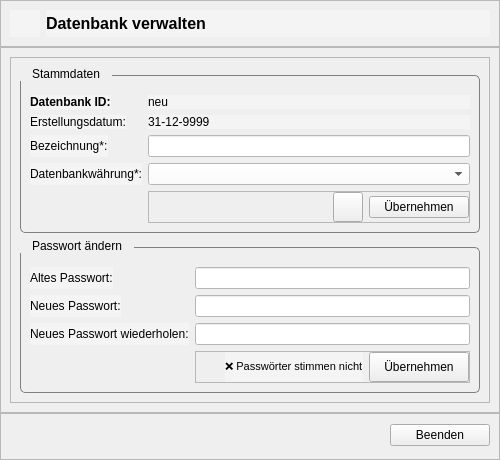
<?xml version="1.0" encoding="UTF-8"?>
<ui version="4.0">
 <class>DatabaseDialog</class>
 <widget class="QWidget" name="DatabaseDialog">
  <property name="geometry">
   <rect>
    <x>0</x>
    <y>0</y>
    <width>500</width>
    <height>460</height>
   </rect>
  </property>
  <property name="minimumSize">
   <size>
    <width>500</width>
    <height>460</height>
   </size>
  </property>
  <property name="maximumSize">
   <size>
    <width>500</width>
    <height>463</height>
   </size>
  </property>
  <property name="windowTitle">
   <string>Form</string>
  </property>
  <property name="styleSheet">
   <string notr="true">.dialog_frame {
		background: #F4F4F4;
	border: none;
}
.frame_header_dialog {
		background: #F4F4F4;
        border-bottom: 1px solid gray;
}
.label_h1, logo {
	background: #F4F4F4;
}

QTextEdit {
        background: white;
        color: black;
}
QDateEdit {
	background: white;
	color: black;
}
Spacer {
	background: #F4F4F4;
}
QLabel {
    color: black;
	background: #F4F4F4;
}
QGroupBox {
    border: 1px solid gray;
    border-radius: 5px;
    padding-top: 10px;
	margin-top: 8px;
}
QGroupBox::title {
	color: black;
    subcontrol-origin: margin;
    subcontrol-position: top left;
    padding: 0px 10px;
}
QComboBox, QAbstractItemView{
	color: black;
	background: white;
}
QComboBox::Items {
	color: black;
}
QLineEdit {
	color: black;
	background: white;
}

.pushButton_action {
        border: 1px solid rgb(170,0,0);
        border-radius: 8px;
        padding: 6px;
        color: rgb(170,0,0);
        font-weight: bold;
        font-size: 12px;
}
.pushButton_action::hover {
        background: rgb(170,0,0);
        color: white;
}
QListWidget::item:selected {
    background-color: lightblue;
	color: black;
}
</string>
  </property>
  <property name="class" stdset="0">
   <string>dialog_frame</string>
  </property>
  <layout class="QVBoxLayout" name="verticalLayout">
   <property name="spacing">
    <number>0</number>
   </property>
   <property name="leftMargin">
    <number>0</number>
   </property>
   <property name="topMargin">
    <number>0</number>
   </property>
   <property name="rightMargin">
    <number>0</number>
   </property>
   <property name="bottomMargin">
    <number>0</number>
   </property>
   <item>
    <widget class="QFrame" name="frame_header">
     <property name="maximumSize">
      <size>
       <width>16777215</width>
       <height>50</height>
      </size>
     </property>
     <property name="frameShape">
      <enum>QFrame::Shape::StyledPanel</enum>
     </property>
     <property name="frameShadow">
      <enum>QFrame::Shadow::Raised</enum>
     </property>
     <property name="class" stdset="0">
      <string>frame_header_dialog</string>
     </property>
     <layout class="QHBoxLayout" name="horizontalLayout">
      <item>
       <widget class="QLabel" name="lbl_logo">
        <property name="maximumSize">
         <size>
          <width>30</width>
          <height>30</height>
         </size>
        </property>
        <property name="toolTip">
         <string>PennyWise Logo</string>
        </property>
        <property name="statusTip">
         <string>PennyWise Logo</string>
        </property>
        <property name="whatsThis">
         <string>PennyWise Logo</string>
        </property>
        <property name="text">
         <string/>
        </property>
        <property name="pixmap">
         <pixmap resource="../resources/resources.qrc">:/logo/logo</pixmap>
        </property>
        <property name="scaledContents">
         <bool>true</bool>
        </property>
        <property name="class" stdset="0">
         <string>logo</string>
        </property>
       </widget>
      </item>
      <item>
       <widget class="QLabel" name="lbl_header">
        <property name="font">
         <font>
          <pointsize>12</pointsize>
          <bold>true</bold>
         </font>
        </property>
        <property name="text">
         <string>Datenbank verwalten</string>
        </property>
        <property name="class" stdset="0">
         <string>label_h1</string>
        </property>
       </widget>
      </item>
     </layout>
    </widget>
   </item>
   <item>
    <widget class="QFrame" name="frame_content">
     <property name="frameShape">
      <enum>QFrame::Shape::StyledPanel</enum>
     </property>
     <property name="frameShadow">
      <enum>QFrame::Shadow::Raised</enum>
     </property>
     <property name="class" stdset="0">
      <string>dialog_frame</string>
     </property>
     <layout class="QHBoxLayout" name="horizontalLayout_3">
      <item>
       <widget class="QFrame" name="frame_data">
        <property name="sizePolicy">
         <sizepolicy hsizetype="Preferred" vsizetype="Preferred">
          <horstretch>2</horstretch>
          <verstretch>0</verstretch>
         </sizepolicy>
        </property>
        <property name="frameShape">
         <enum>QFrame::Shape::StyledPanel</enum>
        </property>
        <property name="frameShadow">
         <enum>QFrame::Shadow::Raised</enum>
        </property>
        <property name="class" stdset="0">
         <string>dialog_frame</string>
        </property>
        <layout class="QVBoxLayout" name="verticalLayout_3">
         <item>
          <widget class="QGroupBox" name="groupBox_DbData">
           <property name="maximumSize">
            <size>
             <width>16777215</width>
             <height>16777215</height>
            </size>
           </property>
           <property name="title">
            <string>Stammdaten</string>
           </property>
           <layout class="QFormLayout" name="formLayout">
            <property name="verticalSpacing">
             <number>6</number>
            </property>
            <item row="1" column="0">
             <widget class="QLabel" name="label_2">
              <property name="text">
               <string>&lt;html&gt;&lt;head/&gt;&lt;body&gt;&lt;p&gt;&lt;span style=&quot; font-weight:700;&quot;&gt;Datenbank ID:&lt;/span&gt;&lt;/p&gt;&lt;/body&gt;&lt;/html&gt;</string>
              </property>
             </widget>
            </item>
            <item row="1" column="1">
             <widget class="QLabel" name="label_id">
              <property name="text">
               <string>neu</string>
              </property>
             </widget>
            </item>
            <item row="2" column="0">
             <widget class="QLabel" name="label">
              <property name="text">
               <string>Erstellungsdatum:</string>
              </property>
             </widget>
            </item>
            <item row="2" column="1">
             <widget class="QLabel" name="label_createdAt">
              <property name="text">
               <string>31-12-9999</string>
              </property>
             </widget>
            </item>
            <item row="3" column="0">
             <widget class="QLabel" name="label_4">
              <property name="text">
               <string>Bezeichnung*:</string>
              </property>
             </widget>
            </item>
            <item row="3" column="1">
             <widget class="QLineEdit" name="lineEdit_name">
              <property name="maxLength">
               <number>30</number>
              </property>
             </widget>
            </item>
            <item row="4" column="0">
             <widget class="QLabel" name="label_3">
              <property name="text">
               <string>Datenbankwährung*:</string>
              </property>
             </widget>
            </item>
            <item row="4" column="1">
             <widget class="QComboBox" name="comboBox_currency"/>
            </item>
            <item row="5" column="1">
             <widget class="QFrame" name="frame_dbActions">
              <property name="minimumSize">
               <size>
                <width>0</width>
                <height>30</height>
               </size>
              </property>
              <property name="frameShape">
               <enum>QFrame::Shape::StyledPanel</enum>
              </property>
              <property name="frameShadow">
               <enum>QFrame::Shadow::Raised</enum>
              </property>
              <property name="class" stdset="0">
               <string>dialog_frame</string>
              </property>
              <layout class="QHBoxLayout" name="horizontalLayout_4">
               <property name="leftMargin">
                <number>0</number>
               </property>
               <property name="topMargin">
                <number>0</number>
               </property>
               <property name="rightMargin">
                <number>0</number>
               </property>
               <property name="bottomMargin">
                <number>0</number>
               </property>
               <item>
                <spacer name="horizontalSpacer_2">
                 <property name="orientation">
                  <enum>Qt::Orientation::Horizontal</enum>
                 </property>
                 <property name="sizeHint" stdset="0">
                  <size>
                   <width>40</width>
                   <height>20</height>
                  </size>
                 </property>
                </spacer>
               </item>
               <item>
                <widget class="QPushButton" name="pushButton_database_delete">
                 <property name="minimumSize">
                  <size>
                   <width>30</width>
                   <height>30</height>
                  </size>
                 </property>
                 <property name="maximumSize">
                  <size>
                   <width>30</width>
                   <height>30</height>
                  </size>
                 </property>
                 <property name="cursor">
                  <cursorShape>PointingHandCursor</cursorShape>
                 </property>
                 <property name="toolTip">
                  <string>Datenbank löschen</string>
                 </property>
                 <property name="text">
                  <string/>
                 </property>
                 <property name="icon">
                  <iconset resource="../resources/resources.qrc">
                   <normaloff>:/icons/static/img/delete.svg</normaloff>:/icons/static/img/delete.svg</iconset>
                 </property>
                 <property name="class" stdset="0">
                  <string>pushButton_action</string>
                 </property>
                </widget>
               </item>
               <item>
                <widget class="QPushButton" name="pushButton_save">
                 <property name="minimumSize">
                  <size>
                   <width>100</width>
                   <height>0</height>
                  </size>
                 </property>
                 <property name="maximumSize">
                  <size>
                   <width>100</width>
                   <height>16777215</height>
                  </size>
                 </property>
                 <property name="cursor">
                  <cursorShape>PointingHandCursor</cursorShape>
                 </property>
                 <property name="toolTip">
                  <string>Änderungen speichern</string>
                 </property>
                 <property name="text">
                  <string>Übernehmen</string>
                 </property>
                 <property name="class" stdset="0">
                  <string>pushButton_action</string>
                 </property>
                </widget>
               </item>
              </layout>
             </widget>
            </item>
           </layout>
          </widget>
         </item>
         <item>
          <widget class="QGroupBox" name="groupBox_DbPassword">
           <property name="title">
            <string>Passwort ändern</string>
           </property>
           <layout class="QFormLayout" name="formLayout_2">
            <item row="0" column="0">
             <widget class="QLabel" name="label_6">
              <property name="text">
               <string>Altes Passwort:</string>
              </property>
             </widget>
            </item>
            <item row="0" column="1">
             <widget class="QLineEdit" name="lineEdit_passwordOld">
              <property name="maxLength">
               <number>30</number>
              </property>
              <property name="echoMode">
               <enum>QLineEdit::EchoMode::Password</enum>
              </property>
             </widget>
            </item>
            <item row="1" column="0">
             <widget class="QLabel" name="label_7">
              <property name="text">
               <string>Neues Passwort:</string>
              </property>
             </widget>
            </item>
            <item row="1" column="1">
             <widget class="QLineEdit" name="lineEdit_passwordNew">
              <property name="maxLength">
               <number>30</number>
              </property>
              <property name="echoMode">
               <enum>QLineEdit::EchoMode::Password</enum>
              </property>
             </widget>
            </item>
            <item row="2" column="0">
             <widget class="QLabel" name="label_8">
              <property name="text">
               <string>Neues Passwort wiederholen:</string>
              </property>
             </widget>
            </item>
            <item row="2" column="1">
             <widget class="QLineEdit" name="lineEdit_passwordNewRepeat">
              <property name="maxLength">
               <number>30</number>
              </property>
              <property name="echoMode">
               <enum>QLineEdit::EchoMode::Password</enum>
              </property>
             </widget>
            </item>
            <item row="3" column="1">
             <widget class="QFrame" name="frame_pwActions">
              <property name="minimumSize">
               <size>
                <width>0</width>
                <height>30</height>
               </size>
              </property>
              <property name="frameShape">
               <enum>QFrame::Shape::StyledPanel</enum>
              </property>
              <property name="frameShadow">
               <enum>QFrame::Shadow::Raised</enum>
              </property>
              <property name="class" stdset="0">
               <string>dialog_frame</string>
              </property>
              <layout class="QHBoxLayout" name="horizontalLayout_5">
               <property name="leftMargin">
                <number>0</number>
               </property>
               <property name="topMargin">
                <number>0</number>
               </property>
               <property name="rightMargin">
                <number>0</number>
               </property>
               <property name="bottomMargin">
                <number>0</number>
               </property>
               <item>
                <spacer name="horizontalSpacer_3">
                 <property name="orientation">
                  <enum>Qt::Orientation::Horizontal</enum>
                 </property>
                 <property name="sizeHint" stdset="0">
                  <size>
                   <width>40</width>
                   <height>20</height>
                  </size>
                 </property>
                </spacer>
               </item>
               <item>
                <widget class="QLabel" name="label_passwordsDoNotMatch">
                 <property name="text">
                  <string>&lt;html&gt;&lt;head/&gt;&lt;body&gt;&lt;p&gt;&lt;span style=&quot; font-size:8pt;&quot;&gt;❌ Passwörter stimmen nicht&lt;/span&gt;&lt;/p&gt;&lt;/body&gt;&lt;/html&gt;</string>
                 </property>
                </widget>
               </item>
               <item>
                <widget class="QPushButton" name="pushButton_submitPassword">
                 <property name="minimumSize">
                  <size>
                   <width>100</width>
                   <height>30</height>
                  </size>
                 </property>
                 <property name="maximumSize">
                  <size>
                   <width>100</width>
                   <height>30</height>
                  </size>
                 </property>
                 <property name="text">
                  <string>Übernehmen</string>
                 </property>
                 <property name="class" stdset="0">
                  <string>pushButton_action</string>
                 </property>
                </widget>
               </item>
              </layout>
             </widget>
            </item>
           </layout>
          </widget>
         </item>
        </layout>
       </widget>
      </item>
     </layout>
    </widget>
   </item>
   <item>
    <widget class="QFrame" name="frame_btn">
     <property name="maximumSize">
      <size>
       <width>16777215</width>
       <height>50</height>
      </size>
     </property>
     <property name="frameShape">
      <enum>QFrame::Shape::StyledPanel</enum>
     </property>
     <property name="frameShadow">
      <enum>QFrame::Shadow::Raised</enum>
     </property>
     <property name="class" stdset="0">
      <string>dialog_frame</string>
     </property>
     <layout class="QHBoxLayout" name="horizontalLayout_2">
      <property name="bottomMargin">
       <number>12</number>
      </property>
      <item>
       <spacer name="horizontalSpacer">
        <property name="orientation">
         <enum>Qt::Orientation::Horizontal</enum>
        </property>
        <property name="sizeHint" stdset="0">
         <size>
          <width>40</width>
          <height>20</height>
         </size>
        </property>
       </spacer>
      </item>
      <item>
       <widget class="QPushButton" name="pushButton_quit">
        <property name="minimumSize">
         <size>
          <width>100</width>
          <height>0</height>
         </size>
        </property>
        <property name="maximumSize">
         <size>
          <width>100</width>
          <height>16777215</height>
         </size>
        </property>
        <property name="cursor">
         <cursorShape>PointingHandCursor</cursorShape>
        </property>
        <property name="toolTip">
         <string>Abbrechen</string>
        </property>
        <property name="text">
         <string>Beenden</string>
        </property>
        <property name="iconSize">
         <size>
          <width>22</width>
          <height>22</height>
         </size>
        </property>
        <property name="class" stdset="0">
         <string>pushButton_action</string>
        </property>
       </widget>
      </item>
     </layout>
    </widget>
   </item>
  </layout>
 </widget>
 <resources>
  <include location="../resources/resources.qrc"/>
 </resources>
 <connections/>
</ui>
